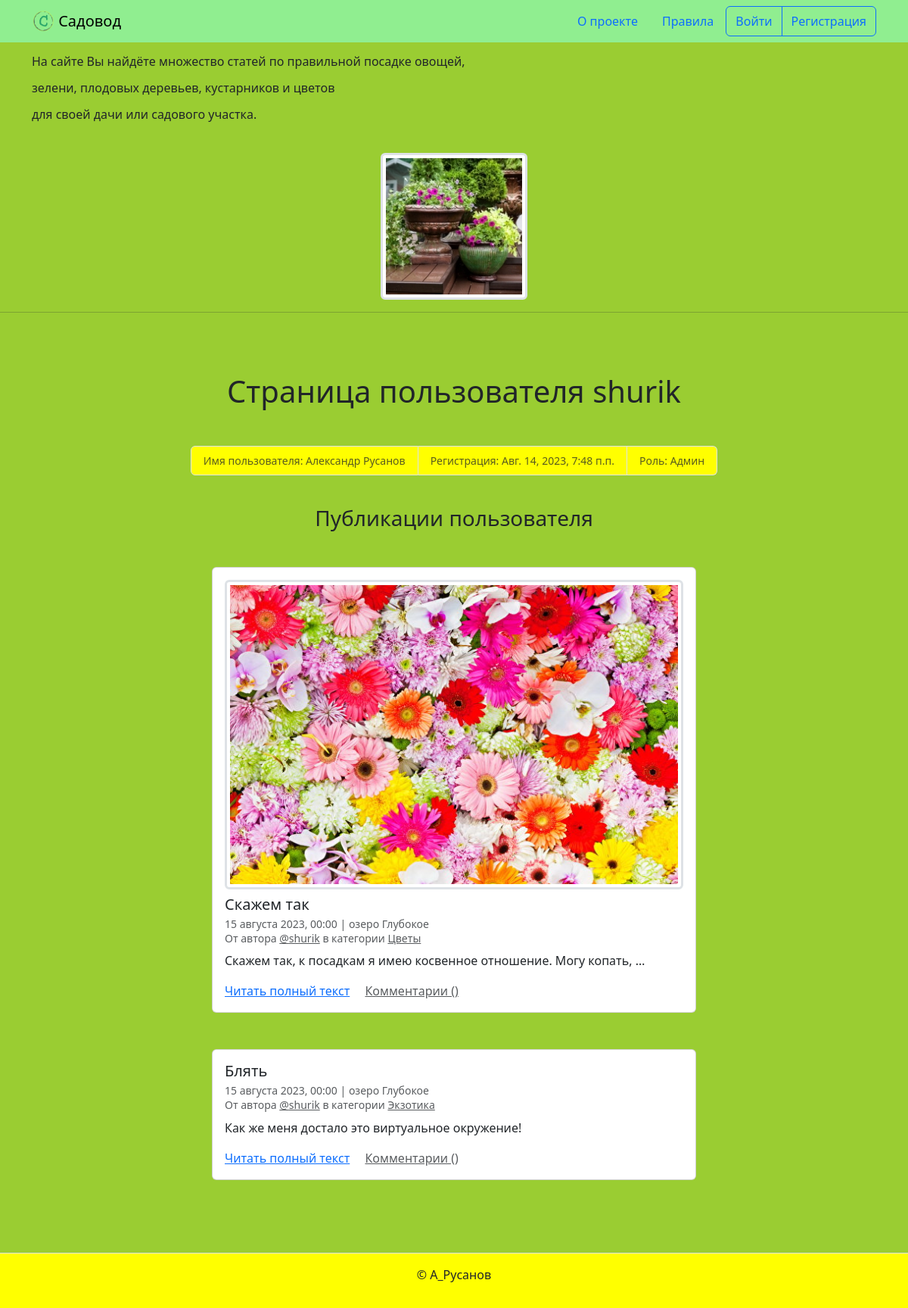
/profile/shurik/, run on an earlier commit of the app's database.
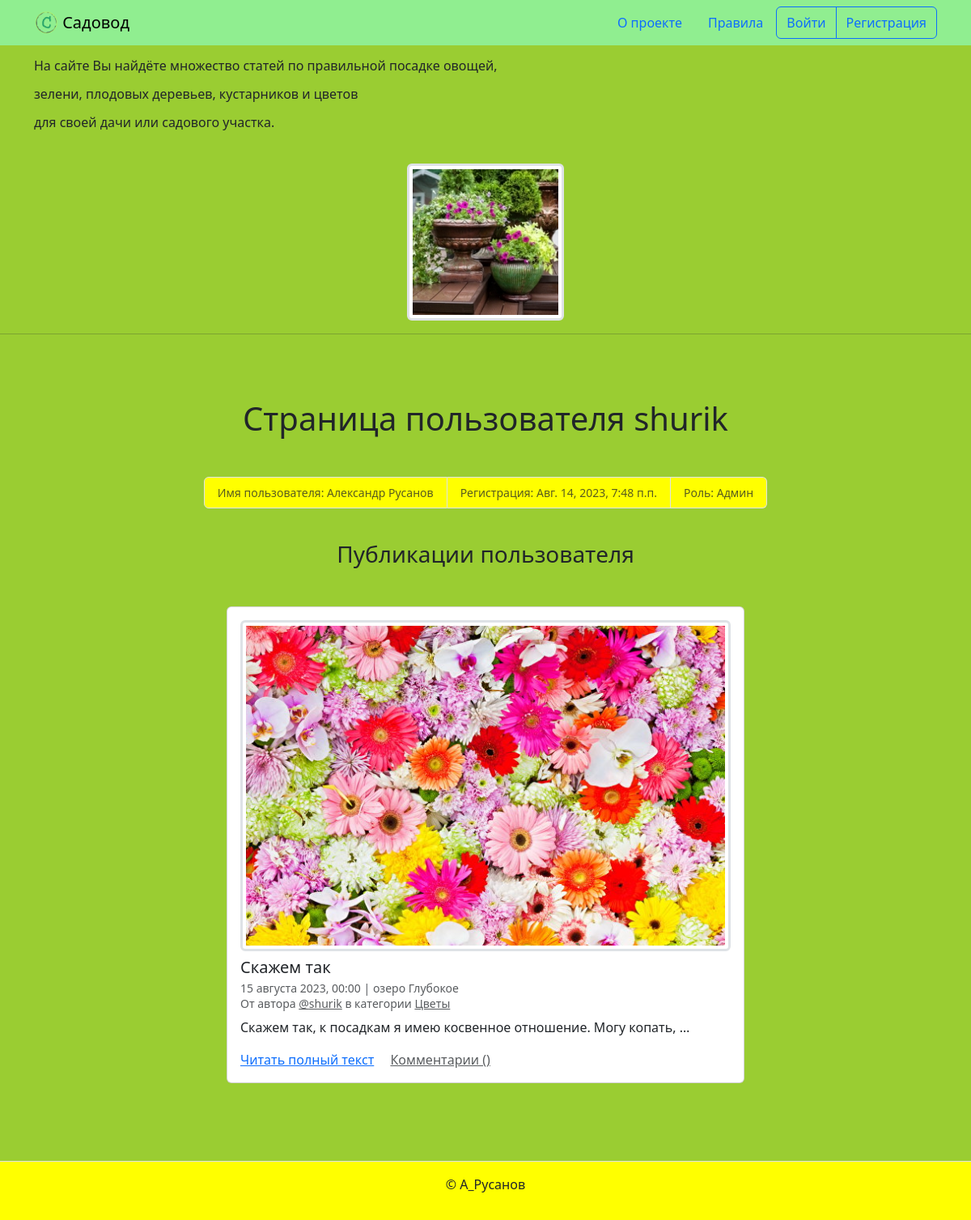
And on a later commit of the database.
### posts/models.py (models this page shows, shortened)
class PublishedModel(models.Model):
    is_published = models.BooleanField(
        default=True,
        verbose_name='Опубликовано',
        help_text='Снимите галочку, чтобы скрыть публикацию.'
    )
    created_at = models.DateTimeField(
        auto_now_add=True,
        verbose_name='Добавлено'
    )
    class Meta:
        abstract = True

class Post(PublishedModel):
    title = models.CharField(max_length=256, verbose_name='Заголовок')
    text = models.TextField(verbose_name='Текст')
    pub_date = models.DateTimeField(
        verbose_name='Дата и время публикации',
        help_text='Если установить дату'
                  ' и время в будущем —'
                  ' можно делать отложенные публикации.'
    )
    image = models.ImageField('Фото', upload_to='post_images', blank=True)
    author = models.ForeignKey(
        User,
        on_delete=models.CASCADE,
        verbose_name='Автор публикации',
        related_name='posts'
    )
    location = models.ForeignKey(
        'Location',
        on_delete=models.SET_NULL,
        null=True, blank=True,
        verbose_name='Местоположение',
        related_name='posts',
    )
    category = models.ForeignKey(
        'Category',
        on_delete=models.SET_NULL,
        null=True, verbose_name='Категория',
        related_name='posts',
    )
    class Meta:
        verbose_name = 'публикация'
        verbose_name_plural = 'Публикации'

class Location(PublishedModel):
    name = models.CharField(
        max_length=256,
        verbose_name='Название места',
    )
    class Meta:
        verbose_name = 'местоположение'
        verbose_name_plural = 'Местоположения'

class Category(PublishedModel):
    title = models.CharField(max_length=256, verbose_name='Заголовок')
    description = models.TextField(verbose_name='Описание')
    slug = models.SlugField(
        unique=True,
        verbose_name='Идентификатор',
        help_text='Идентификатор страницы для URL; разрешены символы'
                  ' латиницы, цифры, дефис и подчёркивание.'
    )
    class Meta:
        verbose_name = 'категория'
        verbose_name_plural = 'Категории'

### posts/views.py (the view)
class ProfileListView(ListView):
    model = User
    template_name = 'posts/profile.html'
    ordering = '-pub_date'
    paginate_by = 10
    def get_context_data(self, **kwargs):
        context = super().get_context_data(**kwargs)
        context['profile'] = User.objects.get(username=self.kwargs['username'])
        return context
    def get_queryset(self):
        self.author = get_object_or_404(User, username=self.kwargs['username'])
        if self.request.user.username == self.kwargs['username']:
            return Post.objects.select_related(
                'location', 'category', 'author'
            ).filter(
                author=self.author
            ).order_by('-pub_date').annotate(Count('post_comments'))
        return Post.objects.select_related(
            'location', 'category', 'author'
        ).filter(
            author=self.author,
            pub_date__lte=timezone.now(),
            is_published=True,
            category__is_published=True,
        ).order_by('-pub_date').annotate(Count('post_comments'))

### templates/posts/profile.html (shortened to what this page needs)
{% extends "base.html" %}
{% block content %}
  <h1 class="mb-5 text-center ">Страница пользователя {{ profile }}</h1>
  <small>
    <ul class="list-group list-group-horizontal justify-content-center mb-3">
      <li class="list-group-item text-muted" style="background-color: yellow">Имя пользователя: {% if profile.get_full_name %}{{ profile.get_full_name }}{% else %}не указано{% endif %}</li>
      <li class="list-group-item text-muted" style="background-color: yellow">Регистрация: {{ profile.date_joined }}</li>
      <li class="list-group-item text-muted" style="background-color: yellow">Роль: {% if profile.is_staff %}Админ{% else %}Пользователь{% endif %}</li>
    </ul>
  </small>
  <br>
  <h3 class="mb-5 text-center">Публикации пользователя</h3>
  {% for post in page_obj %}
    <article class="mb-5">
      {% include "includes/post_card.html" %}
    </article>
  {% endfor %}
{% endblock %}

### templates/includes/post_card.html (shortened to what this page needs)
<div class="col d-flex justify-content-center">
  <div class="card" style="width: 40rem;">
    <div class="card-body">
      {% if post.image %}
        <a href="{{ post.image.url }}" target="_blank">
          <img class="border-3 rounded img-fluid img-thumbnail mb-2 mx-auto d-block" src="{{ post.image.url }}">
        </a>
      {% endif %}
      <h5 class="card-title">{{ post.title }}</h5>
      <h6 class="card-subtitle mb-2 text-muted">
        <small>
          {{ post.pub_date|date:"d E Y, H:i" }} | {% if post.location and post.location.is_published %}{{ post.location.name }}{% else %}Планета Земля{% endif %}<br>
          От автора <a class="text-muted" href="{% url 'posts:profile' post.author %}">@{{ post.author.username }}</a> в
          категории {% include "includes/category_link.html" %}
        </small>
      </h6>
      <p class="card-text">{{ post.text|truncatewords:10 }}</p>
      <a href="{% url 'posts:post_detail' post.id %}" class="card-link">Читать полный текст</a>
      <a href="{% url 'posts:post_detail' post.id %}" class="card-link text-muted">Комментарии ({{ post.comment_count }})</a>
    </div>
  </div>
</div>

### templates/includes/category_link.html
<a class="text-muted" href="{% url 'posts:category_posts' post.category.slug %}">
  {{ post.category.title }}
</a>

What changed in the data, as far as the page shows it:
removed Post: title "Блять", pub_date "15 августа 2023, 00:00", location.name "озеро Глубокое", author.username "shurik", category "Экзотика", text "Как же меня достало это виртуальное окружение!"
